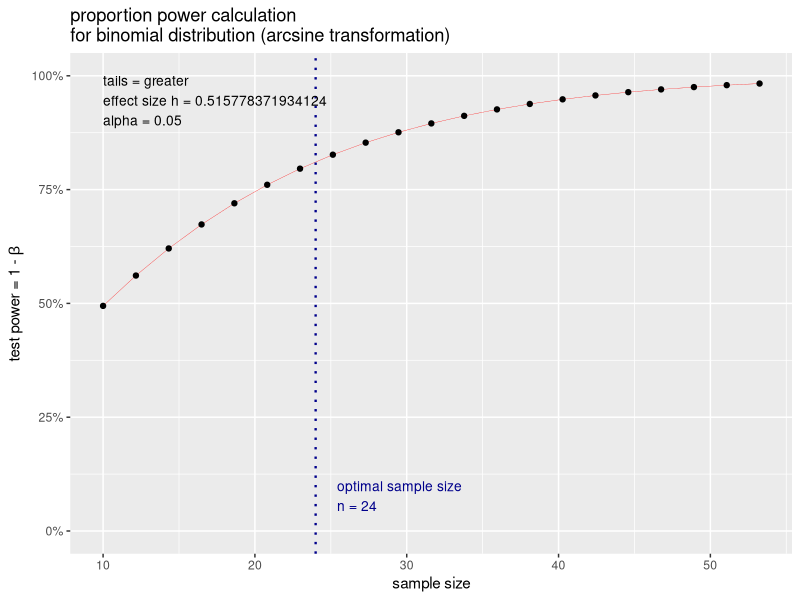

Write the R code that produced this figure.
## ---- chunk 1
library("pwr")
p.out <- pwr.p.test(h = ES.h(p1 = 0.30, p2 = 0.1),
                    sig.level = 0.05,
                    power = 0.80,
                    alternative = "greater")
plot(p.out)
